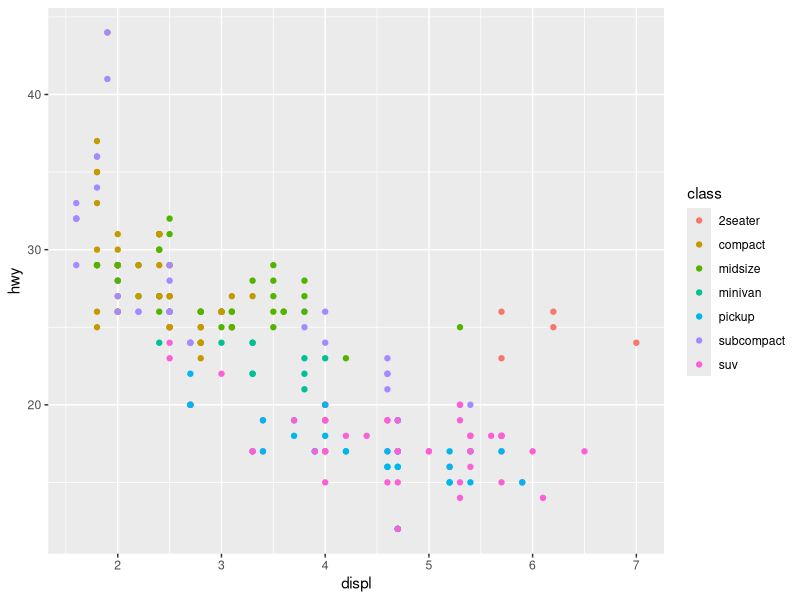
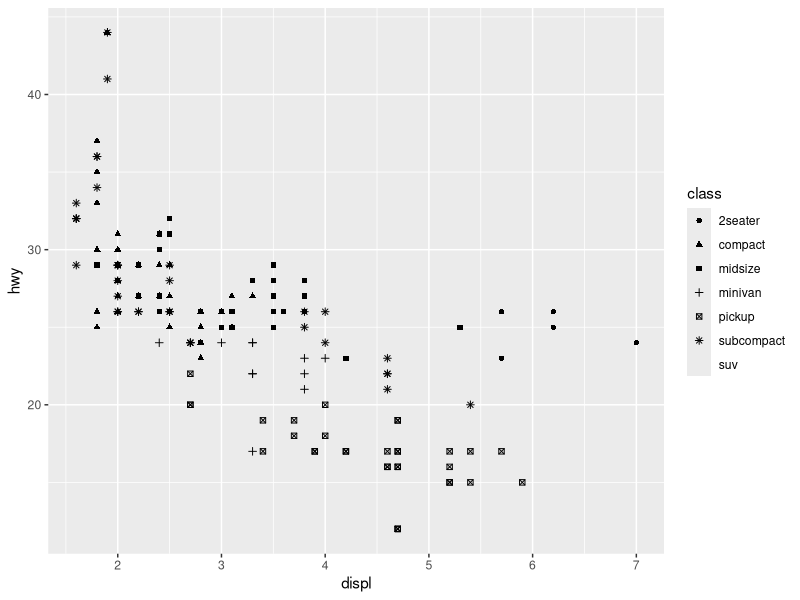
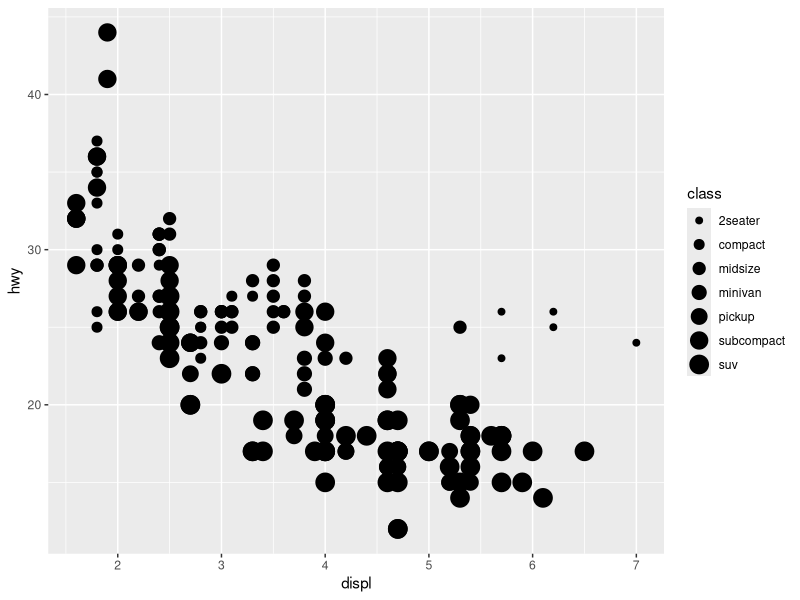
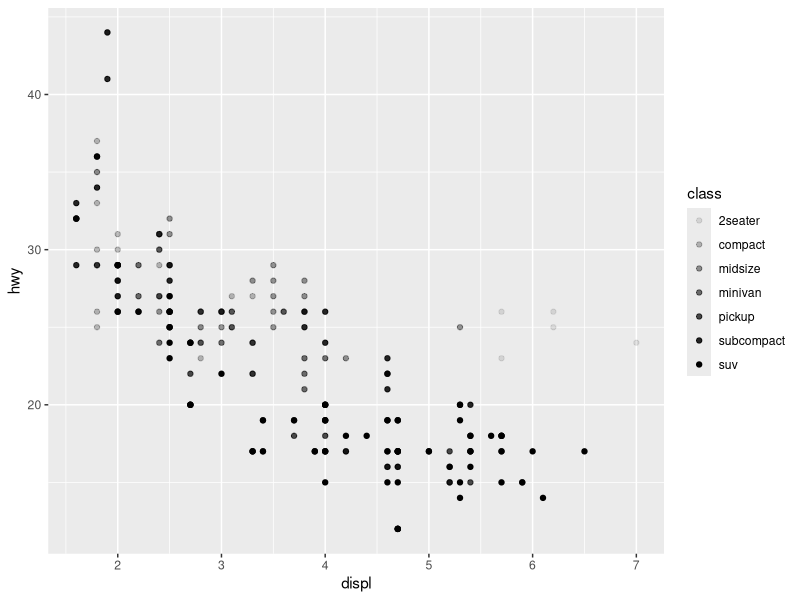
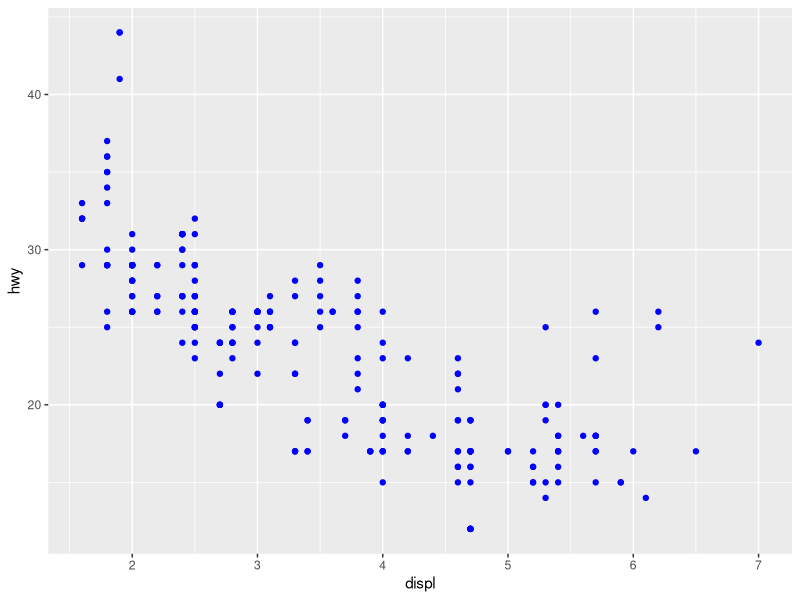
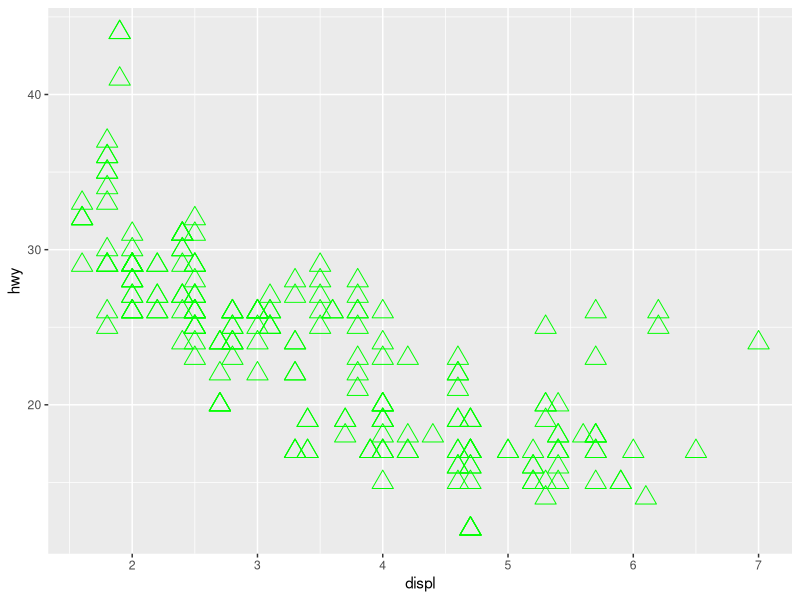
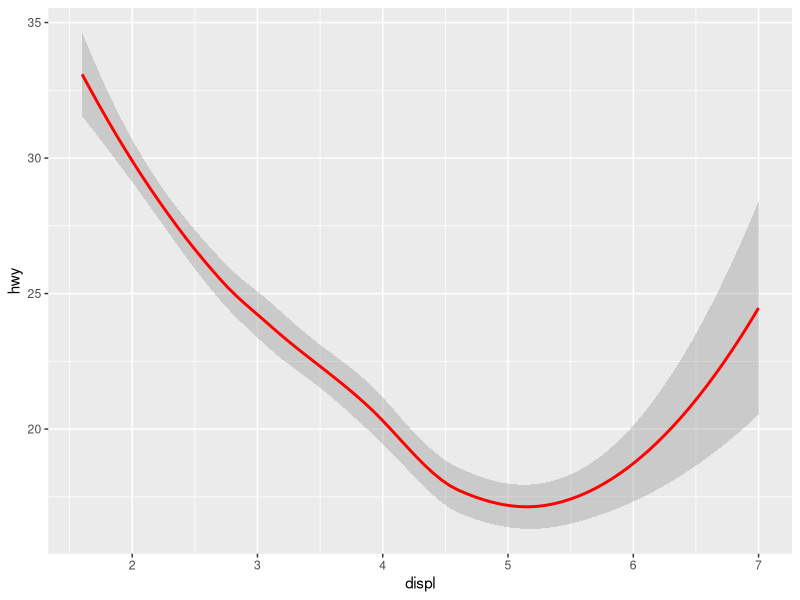
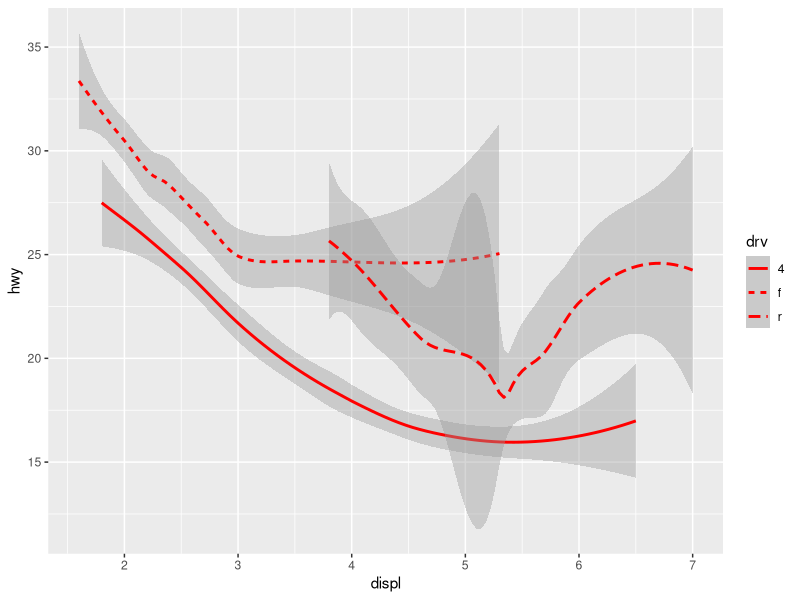

Generate these figures, in order, with R:
library(tidyverse)

names(mpg)
#displ: A car engine size, in liters.
#hwy: A car fuel efficiency in miles per gallon.
#class: Type of car
#color.png
mpg %>% ggplot(aes(x=displ, y = hwy, color = class))+
  geom_point()

#Warning messages:
#  1: The shape palette can deal with a maximum of 6 discrete values because more than 6
#becomes difficult to discriminate; you have 7. Consider specifying shapes manually
#if you must have them. 
#2: Removed 62 rows containing missing values (`geom_point()`). 
#shape.png
mpg %>% ggplot(aes(x=displ, y = hwy, shape = class))+
  geom_point()

#class.png
mpg %>% ggplot(aes(x=displ, y = hwy, size = class))+
  geom_point()

#alpha.png
mpg %>% ggplot(aes(x=displ, y = hwy, alpha = class))+
  geom_point()

#blue.png
mpg %>% ggplot(aes(x=displ, y = hwy))+
  geom_point(color = "blue")

#green_size_shape.png
mpg %>% ggplot(aes(x=displ, y = hwy))+
  geom_point(color = "green", size = 5, shape = 2)

#smooth_red.png
mpg %>% ggplot(aes(x=displ, y = hwy))+
  geom_smooth(color = "red")

#linetype.png
mpg %>% ggplot(aes(x=displ, y = hwy, linetype = drv))+
  geom_smooth(color = "red")

#linetype_and_point.png
mpg %>% ggplot(aes(x=displ, y = hwy, color = drv))+
  geom_point() +
  geom_smooth(aes(linetype = drv))

#linetype_and_point2.png
mpg %>% ggplot(aes(x=displ, y = hwy))+
  geom_point(aes(colour = class)) +
  geom_smooth()

#dot_in _circle.png
mpg %>% ggplot(aes(x=displ, y = hwy))+
  geom_point() +
  geom_point( data = mpg %>% filter(class == "2seater"),
              color="red")+
  geom_point( data = mpg %>% filter(class == "2seater"),
              shape = "circle open", size = 3, color="red")

#geom_histogram.png
mpg %>% ggplot(aes(x=hwy))+
  geom_histogram(binwidth=2)

#geom_density.png
mpg %>% ggplot(aes(x=hwy))+
  geom_density()

#geom_boxploty.png
mpg %>% ggplot(aes(x=hwy))+
  geom_boxplot()

#facet_wrap.png
mpg %>%  ggplot(aes(x = displ, y = hwy)) +
  geom_point() +
  facet_wrap(~cyl)

#facet_grid.png
mpg %>%  ggplot(aes(x = displ, y = hwy)) +
  geom_point() +
  facet_grid(drv~cyl)




